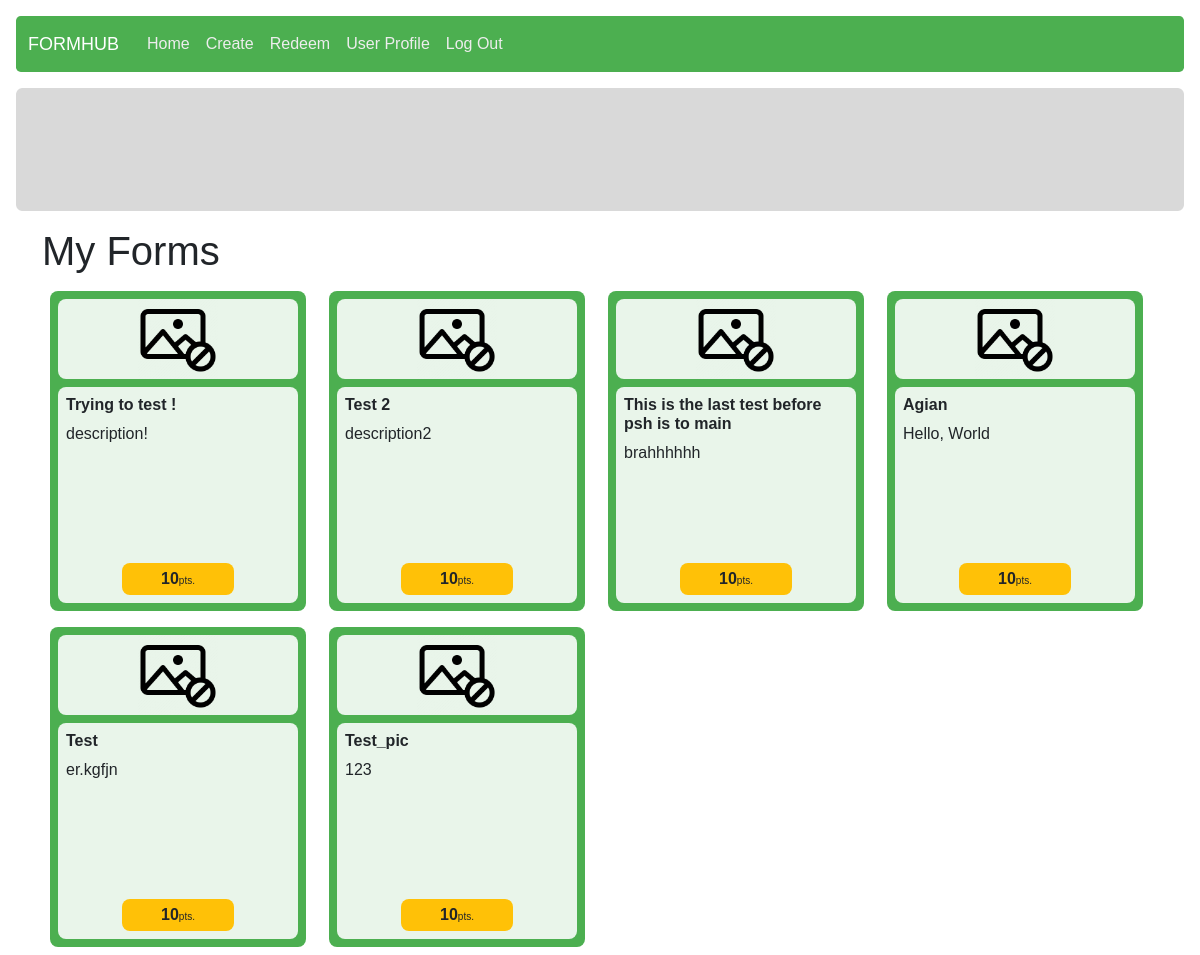
The page /manage/my-forms (signed in) on the database its author committed.
### form_management/models.py (models this page shows, shortened)
class Form(models.Model):
    owner = models.ForeignKey(User, on_delete = models.CASCADE)
    form_name = models.CharField(max_length = 125)
    description = models.CharField(max_length = 1000)
    category = models.ForeignKey(Category, on_delete = models.CASCADE, null = True)
    design = models.JSONField()
    creation_timestamp = models.DateTimeField(auto_now_add = True)
    publish_timestamp = models.DateTimeField(null = True)
    is_open = models.BooleanField(default = False)
    is_sale = models.BooleanField(default = False)
    form_point = models.ForeignKey(Point, on_delete = models.CASCADE, related_name="form_point")
    form_pic = models.ImageField(
        upload_to="static/form_management/imgs",
        null = True,
        default = "static/form_management/imgs/no-pic.png")

class Point(models.Model):
    form_size = models.CharField(max_length = 2)
    point = models.IntegerField()
    description = models.CharField(max_length = 50, null = True)
    lower_bound = models.IntegerField()
    upper_bound = models.IntegerField()
    def __str__(self):
        return f"{self.point}"

### form_management/views.py (the view)
# urls.py: path("my-forms", views.my_forms, name="my_forms"),
@login_required
def my_forms(request):
    forms = Form.objects.filter(owner = request.user)
    return render(request, "form_management/myforms.html", {
        "title": "My Forms",
		"forms": forms
	})

### templates/form_management/myforms.html (shortened to what this page needs)
{% extends "layout.html" %}
{% load static %}
{% block extra_css %}
    <link rel="stylesheet" href="{% static 'answering/index.css' %}">
{% endblock %}
{% block body %}
<div class="container">
    <h1>{{ title }}</h1>
    <div class="all-forms d-flex flex-row flex-wrap">
        {% for form in forms %}
            <div class="form-card p-2 d-flex flex-column col-sm-6 col-md-4 col-lg-3" data-code="{{ form.id }}">
                <div class="form p-2 d-flex flex-column">
                    <div class="img-container d-flex justify-content-center">
                        <img src="{% static 'answering/imgs/no-pic.png' %}" alt="no-photo">
                    </div>
                    <div class="form-meta-data mt-2 p-2">
                        <h6 class="form-name">{{ form.form_name }}</h6>
                        <div class="description">
                            {{ form.description }}
                        </div>
                        <div class="bottom-section mt-auto p-1">
                            <span class="point">{{ form.form_point }}</span><span class="unit">pts.</span>
                        </div>
                    </div>
                </div>
            </div>
        {% empty %}
            <h3>No form</h3>
        {% endfor %}
    </div>
</div>
{% endblock %}

### static/core/core.css (style rules this page uses)
* { margin: 0; padding: 0; box-sizing: border-box; font-family: Helvetica; }

### static/answering/index.css (style rules this page uses)
:root { --main-bg: #4CAF50; --card-trans-bg: #FFFFFFE0; }

### rows shown on the page
Form: form_name "Trying to test !", description "description!", form_point "10"
Form: form_name "Test 2", description "description2", form_point "10"
Form: form_name "This is the last test before psh is to main", description "brahhhhhh", form_point "10"
Form: form_name "Agian", description "Hello, World", form_point "10"
Form: form_name "Test", description "er.kgfjn", form_point "10"
Form: form_name "Test_pic", description "123", form_point "10"

### other values the page prints
{{ title }} "My Forms"
